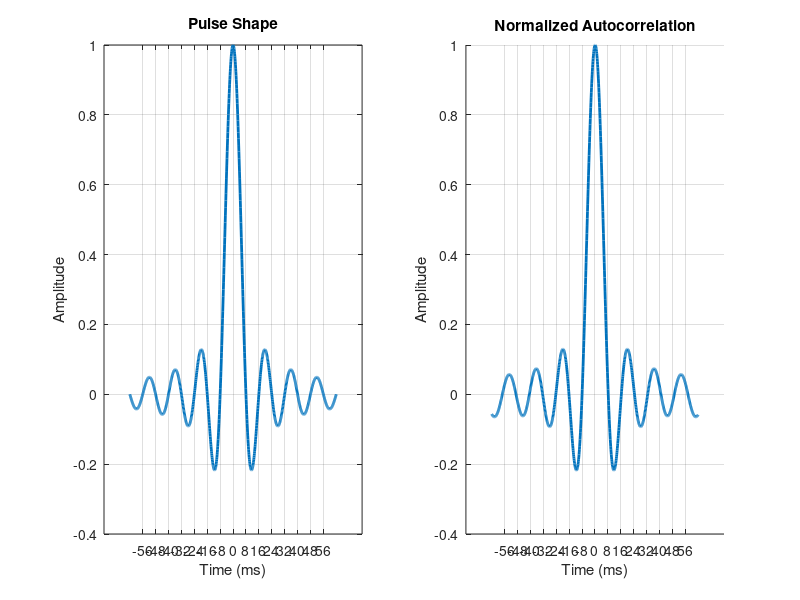

Reproduce this figure in MATLAB.
close all;
% message = "Dog";
%
% w = 100
% t = 0:.001:(2*3*pi/100);
% x = sin(100*t)
% y = sin(100*(t-pi/4))/(10*sqrt(2))
% figure;
% title("Input and Output of a Simple Transfer Function")
% hold on;
% plot(t,x)
% plot(t,y)
% legend(["Input", "Output"])
Tsamp = 1/8000;            % Sample period - the time between each sample.
Tsymb = 8/1000;            % Symbol period - the time between each symbol
symbolLength = Tsymb/Tsamp;% The duration, in samples, of each symbol

truncate = 8;              % Your pulse will probably be longer than a 
                           % single symbol period. This determines how many
                           % symbols into the past and future to cut it 
                           % off.
                           
t = (-truncate*Tsymb:Tsamp:truncate*Tsymb); %Generate time vector


% For simplicity, we will use a truncated sinc function as our pulse shape.
% An Rcos pulse would work better, but most students will likely use a sinc
% function.
time_pulse = sinc(t/Tsymb); %Your function here.
%time_pulse = rcosdesign(0.25,truncate*2,symbolLength);
autocorrelation = conv(time_pulse, time_pulse, 'same')
ac2 = conv(time_pulse, time_pulse)
trim = length(ac2)-length(t)
ac2 = ac2(trim/2:end-trim/2-1)

figure;
hold on;
subplot(1,2,1)
plot(t*1000, time_pulse, 'LineWidth', 2)
title("Pulse Shape")
ylabel("Amplitude")
xlabel("Time (ms)")
xticks([-56:8:56])
grid on;
subplot(1,2,2)
hold on;
plot(t*1000, ac2/max(ac2), 'LineWidth', 2)
title("Normalized Autocorrelation")
ylabel("Amplitude")
xlabel("Time (ms)")
xticks([-56:8:56])
grid on;

% 
% symbols = [0, 7, -1, -3, -3, 3, 7, 3];
% upsamp = upsample(symbols, symbolLength)
% tupsamp = 0:Tsamp:(Tsymb*length(symbols))-Tsamp
% 
% figure;
% hold on;
% title("Symbol Sequence times Pulse Shape")
% for i = 1:length(symbols)
%     plot((t+i*Tsymb)*1000, time_pulse*symbols(i))
% end
% plot((tupsamp+Tsymb)*1000, upsamp, "LineWidth", 3)
% ylabel("Amplitude")
% xlabel("Time (ms)")
% xlim([0, Tsymb*1000*(length(symbols)+1)])
% figure;
% hold on;
% title("Transmitted Signal")
% con = conv(upsamp, time_pulse)
% tcon = 0:Tsamp:(Tsamp*length(con))-Tsamp
% plot(tcon*1000,con, 'LineWidth', 3)
% ylabel("Amplitude")
% xlabel("Time (ms)")
% figure;
% hold on;
% title("Symbol Sequence")
% xlabel("Time (ms)")
% ylabel("Symbol Amplitude")
% plot(tupsamp*1000, upsamp, 'LineWidth', 3)
% ylim([-4, 8])
% ax = gca;
% ax.XGrid = 'off';
% ax.YGrid = 'on';
% set(gca,'ytick',-4:1:8)
% 
% 
% figure;
% con = conv(con, time_pulse)
% tcon = 0:Tsamp:(Tsamp*length(con))-Tsamp
% 
% figure;
% hold on;
% title("Matched Filter Output")
% plot((tcon-2*truncate*Tsymb)*1000,7*con/(max(con)), 'LineWidth', 3)
% plot(tupsamp*1000, upsamp, 'LineWidth', 3)
% legend(["Matched Filter Output", "Original Symbol Sequence"], 'location', 'Best')
% ylabel("Amplitude")
% xlabel("Time (ms)")
% xlim([0, 60])
% 
% normcon = 7*con/max(con);
% downsampleSig = normcon(34+2*truncate*symbolLength:symbolLength:end);
% downsampleSig = downsampleSig(1:length(symbols)-1)
% figure;
% hold on;
% title("Received Symbol Sequence")
% stem(downsampleSig, 'LineWidth', 3, 'MarkerSize',10)
% xlim([0, 8])
% ax = gca;
% ax.XGrid = 'off';
% ax.YGrid = 'on';
% set(gca,'ytick',-4:1:8)
% 
% % Tsamp = 1/100;            % Sample period - the time between each sample.
% % Tsymb = ;            % Symbol period - the time between each symbol
% % symbolLength = Tsymb/Tsamp;% The duration, in samples, of each symbol
% % 
% % truncate = 7;              % Your pulse will probably be longer than a 
% %                            % single symbol period. This determines how many
% %                            % symbols into the past and future to cut it 
% %                            % off.
% %                            
% % t = (-truncate*Tsymb:Tsamp:truncate*Tsymb); %Generate time vector
% % delay = Tsymb*2
% % time_pulse = sinc(t/Tsymb);
% % time_pulse2 = sinc((t-delay)/Tsymb);
% % product = conv(time_pulse, time_pulse, 'same')
% % figure();
% % subplot(1,2,1)
% % hold on;
% % title("Original Signal")
% % plot(t,time_pulse, 'LineWidth', 1.5)
% % xL = xlim;
% % yL = ylim;
% % line(xL, [0 0], 'Color', [0.7 0.7 0.7]);
% % subplot(1,2,2)
% % hold on;
% % title("Autocorrelation")
% % plot(t,product, 'LineWidth', 1.5)
% % xL = xlim;
% % line(xL, [0 0], 'Color', [0.7 0.7 0.7]);
% % set(gcf, 'Position',  [100, 100, 1000, 400])
% % 
% 
% % close all;
% % % message = "I think dogs should vote!";
% % % 
% % % sampleRate = 8/1000;   %Sample rate (samples per second)
% % % symbolRate = 1/1000;    %Symbol rate (symbols per second)
% % % samplesPerSymbol = sampleRate/symbolRate;
% % % 
% % % pulse_shape = rcosdesign(.2,9,samplesPerSymbol);
% % % pulse_shape = pulse_shape/max(pulse_shape); %Normalize
% % % 
% % % p1 = [zeros(1,samplesPerSymbol) pulse_shape];
% % % p2 = [pulse_shape zeros(1,samplesPerSymbol)];
% % % figure;
% % % hold on;
% % % plot(p1)
% % % plot(p2)
% % % plot(p1.*p2)
% % % title({'Time-Delayed Pulses'})
% % % legend('Pulse 1', 'Pulse 2', 'Element-wise product')
% % % hold off;
% % % 
% % % 
% % % inner = zeros(1,10);
% % % for i = 1:10
% % %     p1 = [zeros(1,i) pulse_shape];
% % %     p2 = [pulse_shape zeros(1,i)];
% % %     inner(i) = dot(p1,p2);
% % % end
% % % figure;
% % % plot(inner)
% % % 
% % % x = [0,0,0,0,0,0,0,.2,.7,1,1,1,1,1,.7,.2,0,0,0,0,0,0,0];
% % % figure;
% % % plot(abs(ifft(x)))
% % % 
% % % r = encode(message, pulse_shape, sampleRate, symbolRate);
% % % r = r+rand(size(r))*.5;
% % % figure;
% % % plot(r)
% % % 
% % % receivedmessage = decode(r, pulse_shape, sampleRate, symbolRate)
% % 
% % 
% %  T = 1/50
% %  beta = .5
% %  f = linspace(-3/T, 3/T, 1000)
% % 
% %  logical1 = (abs(f)>(1-beta)/(2*T)).*(abs(f)<(1+beta)/(2*T))
% %  rcos = 1/2*(1+cos(pi*T/beta*(abs(f)-(1-beta)/(2*T))))
% %  logical2 = (abs(f)<(1-beta)/(2*T))
% %  rcos=rcos.*logical1
% %  rcos=rcos+logical2
% %  figure(3);
% %  hold on;
% %  plot(f, rcos)
% %  plot(f, rcosDelay)
% %  plot(f, rcosAdvance)
% %  plot(f, rcos+rcosDelay+rcosAdvance+rcosDelay2+rcosAdvance2, 'LineWidth',3)
% %  plot(f, rcosDelay2)
% %  plot(f, rcosAdvance2)
% % 
% %  ylim([-.1, 1.5])
% %  xlabel("Frequency")
% %  ylabel("|H(f)|")
% %  title("A rectangular pulse alongside frequency-shifted copies")
% %  hold off;
% %  
% %  
% % %  
% % %  
% % %  
% % %  
% % %  
% % %  
% % %  
% % %  
% % %  
% % %  
% % %  
% % % 
% % % 
% % % 
% % % Fs = 1000;            % Sampling frequency                    
% % % beta = .3;
% % % p = rcosdesign(beta,20,20);
% % % [P, f] = dualFFT(p,Fs);
% % % 
% % % 
% % % figure;
% % % hold on;
% % % title("SRRC Pulse Frequency Domain (\beta = " + beta + ")")
% % % xlabel("Frequency (Hz)")
% % % ylabel("Amplitude")
% % % plot(f(170:235),P(170:235))
% % % plot(f(170:235),P(170:235))
% % % hold off;
% % % % This helper function returns the 2-sided fourier spectrum of a given
% % % % signal.
% % % function [P, f] = dualFFT(p, Fs)
% % %     L = length(p);          % Define signal length
% % %     P = fftshift(abs(fft(p)/L)); %Calculate pulse FFT, shift to be centered at 0.
% % %     f = Fs*(0:(L/2))/L;     % Define Frequency range
% % %     f =[-flip(f), f];       % Paste Frequency range backwards
% % %     f(length(f)/2) = [];    % Remove duplicate 0
% % % end
